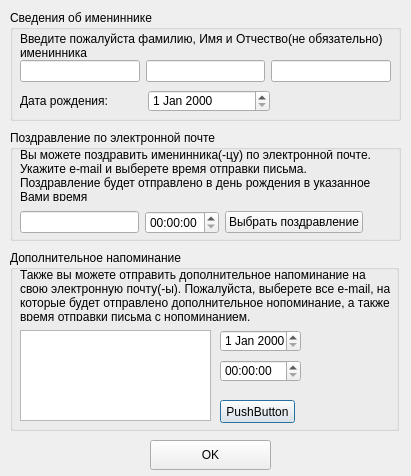
<?xml version="1.0" encoding="UTF-8"?>
<ui version="4.0">
 <class>AddDataDialog</class>
 <widget class="QDialog" name="AddDataDialog">
  <property name="enabled">
   <bool>true</bool>
  </property>
  <property name="geometry">
   <rect>
    <x>0</x>
    <y>0</y>
    <width>411</width>
    <height>476</height>
   </rect>
  </property>
  <property name="minimumSize">
   <size>
    <width>411</width>
    <height>476</height>
   </size>
  </property>
  <property name="maximumSize">
   <size>
    <width>411</width>
    <height>476</height>
   </size>
  </property>
  <property name="acceptDrops">
   <bool>false</bool>
  </property>
  <property name="windowTitle">
   <string>Добавить/Редактировать данные</string>
  </property>
  <property name="autoFillBackground">
   <bool>false</bool>
  </property>
  <property name="sizeGripEnabled">
   <bool>false</bool>
  </property>
  <property name="modal">
   <bool>false</bool>
  </property>
  <widget class="QGroupBox" name="namesDataGroup">
   <property name="geometry">
    <rect>
     <x>10</x>
     <y>10</y>
     <width>391</width>
     <height>111</height>
    </rect>
   </property>
   <property name="maximumSize">
    <size>
     <width>16777215</width>
     <height>16777215</height>
    </size>
   </property>
   <property name="title">
    <string>Сведения об имениннике</string>
   </property>
   <widget class="QWidget" name="layoutWidget">
    <property name="geometry">
     <rect>
      <x>10</x>
      <y>50</y>
      <width>371</width>
      <height>22</height>
     </rect>
    </property>
    <layout class="QHBoxLayout" name="namesDataLayout">
     <item>
      <widget class="QLineEdit" name="lastNameField">
       <property name="enabled">
        <bool>true</bool>
       </property>
       <property name="text">
        <string/>
       </property>
       <property name="frame">
        <bool>true</bool>
       </property>
      </widget>
     </item>
     <item>
      <widget class="QLineEdit" name="firstNameField"/>
     </item>
     <item>
      <widget class="QLineEdit" name="patronimicNameField"/>
     </item>
    </layout>
   </widget>
   <widget class="QWidget" name="layoutWidget">
    <property name="geometry">
     <rect>
      <x>10</x>
      <y>80</y>
      <width>250</width>
      <height>22</height>
     </rect>
    </property>
    <layout class="QHBoxLayout" name="dataLayout">
     <item>
      <widget class="QLabel" name="txtDate">
       <property name="text">
        <string>Дата рождения:</string>
       </property>
      </widget>
     </item>
     <item>
      <widget class="QDateEdit" name="dateEdit"/>
     </item>
    </layout>
   </widget>
   <widget class="QLabel" name="label">
    <property name="geometry">
     <rect>
      <x>10</x>
      <y>20</y>
      <width>381</width>
      <height>31</height>
     </rect>
    </property>
    <property name="text">
     <string>Введите пожалуйста фамилию, Имя и Отчество(не обязательно) именинника</string>
    </property>
    <property name="wordWrap">
     <bool>true</bool>
    </property>
   </widget>
  </widget>
  <widget class="QGroupBox" name="reminderDateEmailGroup">
   <property name="geometry">
    <rect>
     <x>10</x>
     <y>250</y>
     <width>389</width>
     <height>181</height>
    </rect>
   </property>
   <property name="title">
    <string>Дополнительное напоминание</string>
   </property>
   <widget class="QLabel" name="txtReminderEmail">
    <property name="geometry">
     <rect>
      <x>10</x>
      <y>20</y>
      <width>371</width>
      <height>51</height>
     </rect>
    </property>
    <property name="text">
     <string>Также вы можете отправить дополнительное напоминание на свою электронную почту(-ы). Пожалуйста, выберете все e-mail, на которые будет отправлено дополнительное нопоминание, а также время отправки письма с нопоминанием.</string>
    </property>
    <property name="wordWrap">
     <bool>true</bool>
    </property>
   </widget>
   <widget class="QListWidget" name="choiceEmailUser">
    <property name="geometry">
     <rect>
      <x>10</x>
      <y>80</y>
      <width>191</width>
      <height>91</height>
     </rect>
    </property>
   </widget>
   <widget class="QDateEdit" name="choiceListRemindDateUser">
    <property name="geometry">
     <rect>
      <x>210</x>
      <y>80</y>
      <width>81</width>
      <height>22</height>
     </rect>
    </property>
   </widget>
   <widget class="QTimeEdit" name="choiceListRemindTimeUser">
    <property name="geometry">
     <rect>
      <x>210</x>
      <y>110</y>
      <width>81</width>
      <height>22</height>
     </rect>
    </property>
   </widget>
   <widget class="QPushButton" name="pushButton">
    <property name="geometry">
     <rect>
      <x>210</x>
      <y>150</y>
      <width>75</width>
      <height>23</height>
     </rect>
    </property>
    <property name="text">
     <string>PushButton</string>
    </property>
   </widget>
  </widget>
  <widget class="QGroupBox" name="congratulationGroup">
   <property name="geometry">
    <rect>
     <x>10</x>
     <y>130</y>
     <width>391</width>
     <height>111</height>
    </rect>
   </property>
   <property name="title">
    <string>Поздравление по электронной почте</string>
   </property>
   <widget class="QLabel" name="txtReminderSender">
    <property name="geometry">
     <rect>
      <x>10</x>
      <y>20</y>
      <width>361</width>
      <height>51</height>
     </rect>
    </property>
    <property name="text">
     <string>Вы можете поздравить именинника(-цу) по электронной почте.
Укажите e-mail и выберете время отправки письма. Поздравление будет отправлено в день рождения в указанное Вами время</string>
    </property>
    <property name="wordWrap">
     <bool>true</bool>
    </property>
   </widget>
   <widget class="QWidget" name="layoutWidget">
    <property name="geometry">
     <rect>
      <x>10</x>
      <y>80</y>
      <width>343</width>
      <height>25</height>
     </rect>
    </property>
    <layout class="QHBoxLayout" name="congratulationLayout">
     <item>
      <widget class="QLineEdit" name="emailFieldSender"/>
     </item>
     <item>
      <widget class="QTimeEdit" name="choiceListHoursReminder"/>
     </item>
     <item>
      <widget class="QPushButton" name="chooseButton">
       <property name="text">
        <string>Выбрать поздравление</string>
       </property>
      </widget>
     </item>
    </layout>
   </widget>
  </widget>
  <widget class="QPushButton" name="okSaveDataButton">
   <property name="geometry">
    <rect>
     <x>150</x>
     <y>440</y>
     <width>121</width>
     <height>30</height>
    </rect>
   </property>
   <property name="minimumSize">
    <size>
     <width>40</width>
     <height>30</height>
    </size>
   </property>
   <property name="text">
    <string>OK</string>
   </property>
  </widget>
 </widget>
 <resources/>
 <connections/>
</ui>
